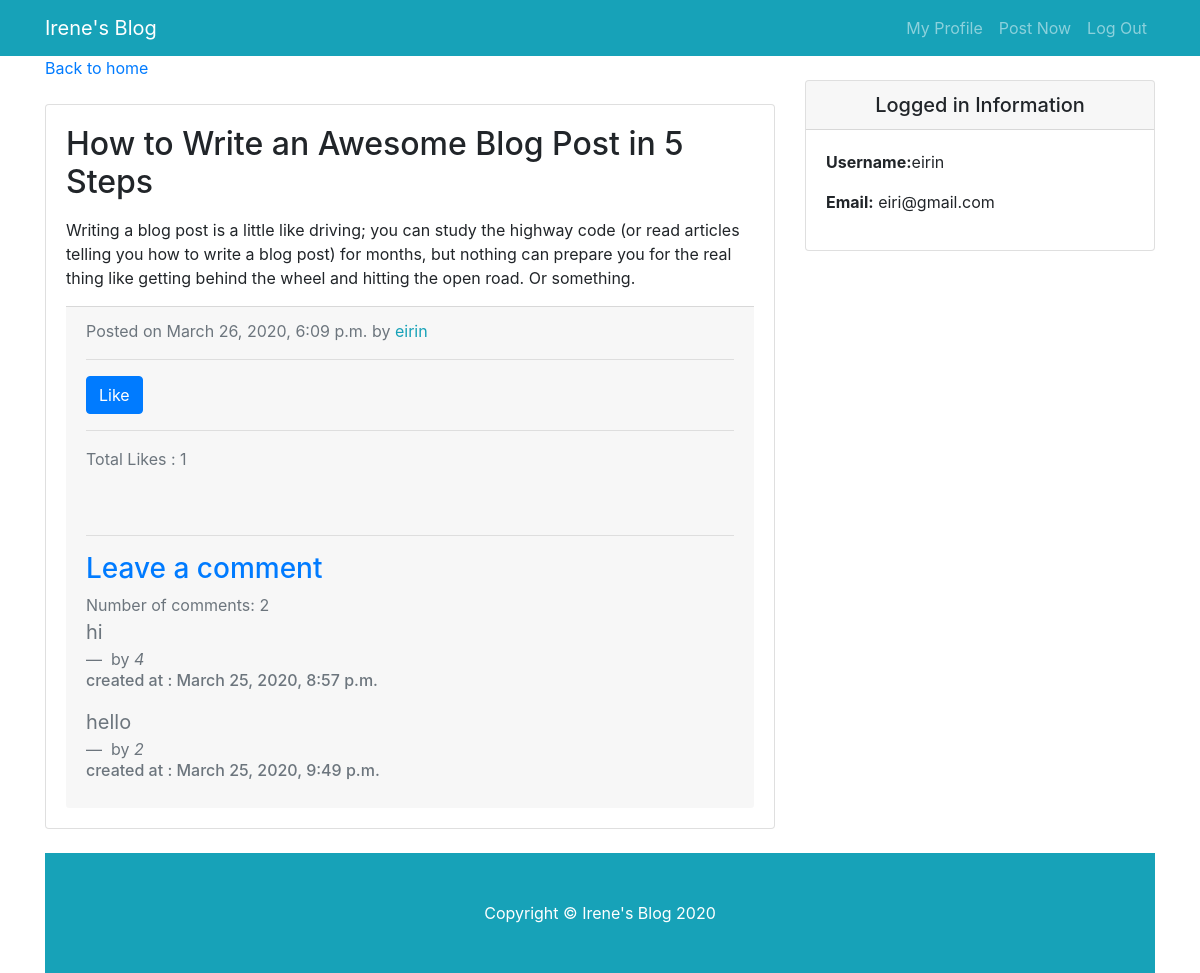
Page /entry/1/ (signed in) on the committed database.
### blog_app1/models.py (models this page shows, shortened)
class Entry (models.Model):
    entry_title = models.CharField(max_length=50)
    entry_text = models.TextField()
    entry_date = models.DateTimeField(auto_now=True)
    entry_author = models.ForeignKey(User, on_delete=models.CASCADE)
    likes = models.ManyToManyField(User, default='0', related_name='likes', blank= True)
    class Meta:
        verbose_name_plural = 'entries'

class Com(models.Model):
    post = models.ForeignKey(Entry , on_delete=models.CASCADE ,  related_name='comments')
    user = models.CharField(max_length=30)
    content = models.TextField(max_length=160)
    created = models.DateTimeField( auto_now_add=True )
    approved_comment = models.BooleanField(default=False)

### blog_app1/views.py (the view)
# urls.py: path('entry/<int:pk>/', EntryView.as_view(), name='entry-detail' ),
class EntryView(LoginRequiredMixin, DetailView):
    model = Entry
    template_name = 'entries/entry_detail.html'

### blog_app1/templates/entries/entry_detail.html (shortened to what this page needs)
{% extends 'entries/base.html' %}
{% block content %}
<div class="col-md-8">
    <a href="{% url 'blog-home' %}">Back to home</a>
    <div class="card mb-4 mt-4">
      <div class="card-body">
        <h2 class="card-title">{{ object.entry_title }}</h2>
        <p class="card-text">{{ object.entry_text|linebreaks }}</p>
      <div class="card-footer text-muted">
        Posted on {{ object.entry_date }} by
        <span class= "text-info mr-2">{{ object.entry_author }}</span>
   <hr>
  <form action="{% url 'like_post' pk=entry.pk %}" method="POST">
    <button type="submit" name="entry_id" value="{{ entry.id }}" class="btn btn-primary" > Like  </button>
     <hr>
     Total Likes :  {{ entry.likes.count }}
  </form>
<br> <br>
<hr>
  <h3> <a href="{% url 'add_comment' pk=entry.pk %}">Leave a comment</a> </h3>
<div class="main-comment-section">
   Number of comments: {{ entry.comments.count }}
  {% for comment in entry.comments.all %}
  <blockquote class="blockquote">
     <p class="mb-0">{{ comment.content }}</p>
     <footer class="blockquote-footer"> by <cite title="Source Title">{{ comment.user |capfirst  }}</cite></footer>
    <h6> created at : {{comment.created}} </h6>
  </blockquote>
  {% empty %}
  <p>There are no comments!</p>
  {% endfor %}
</div>
</div>
</div>
</div>
</div>
{% endblock %}

### blog_app1/templates/entries/base.html (shortened to what this page needs)
{% load static %}
<!DOCTYPE html>
<html lang="en">
<head>
  <link href="{% static 'entries/vendor/bootstrap/css/bootstrap.min.css' %}" rel="stylesheet">
  <link href="{% static 'entries/css/blog-home.css' %}" rel="stylesheet">
</head>
<body>
  <nav class="navbar navbar-expand-lg navbar-dark bg-info fixed-top">
    <div class="container">
      <a class="navbar-brand" href="{% url 'blog-home' %}">Irene's Blog</a>
      <div class="collapse navbar-collapse" id="navbarResponsive">
        <ul class="navbar-nav ml-auto">
          <li class="nav-item">
            <a class="nav-link" href="{% url 'profile' %}">My Profile</a>
          </li>
          <li class="nav-item">
            <a class="nav-link" href="{% url 'create-entry' %}">Post Now</a>
          </li>
          <li class="nav-item">
            <a class="nav-link" href="{% url 'logout' %}">Log Out</a>
          </li>
        </ul>
      </div>
    </div>
  </nav>
  <div class="container">
    <div class="row">
      {% block content %}
      {% endblock %}
         <div class="col-md-4">
{% if user.username %}
<div class="card my-4">
    <h5 class="card-header text-center">Logged in Information</h5>
    <div class="card-body">
      <ul class="list-unstyled mb-0">
          <li>
              <p> <strong>Username:</strong>{{ user.username }}</p>
          </li>
          <li>
              <p> <strong>Email:</strong> {{ user.email }}</p>
          </li>
      </ul>
    </div>
  </div>
{% endif %}
</div>
</div>
  <footer class="py-5 bg-info" id="footer" >
    <div class="footer-content">
      <p class="m-0 text-center text-white">Copyright &copy; Irene's Blog 2020</p>
    </div>
  </footer>
</body>
</html>

### blog_app1/static/entries/css/blog-home.css (style rules this page uses)
body { padding-top: 56px; }

### rows in the picture
Entry: entry_title "How to Write an Awesome Blog Post in 5 Steps", entry_text "Writing a blog post is a little like driving; you can study the highway code (or read articles telling you how to write a blog post) for months, but nothing can prepare you for the real thing like getting behind the wheel and hitting the open road. Or something.", entry_date "March 26, 2020, 6:09 p.m.", entry_author "eirin", likes.count "1", comments.count "2"
Com: content "hi", user "4", created "March 25, 2020, 8:57 p.m."
Com: content "hello", user "2", created "March 25, 2020, 9:49 p.m."

### other values in the picture
{{ user.username }} "eirin"
{{ user.email }} "eiri@gmail.com"
